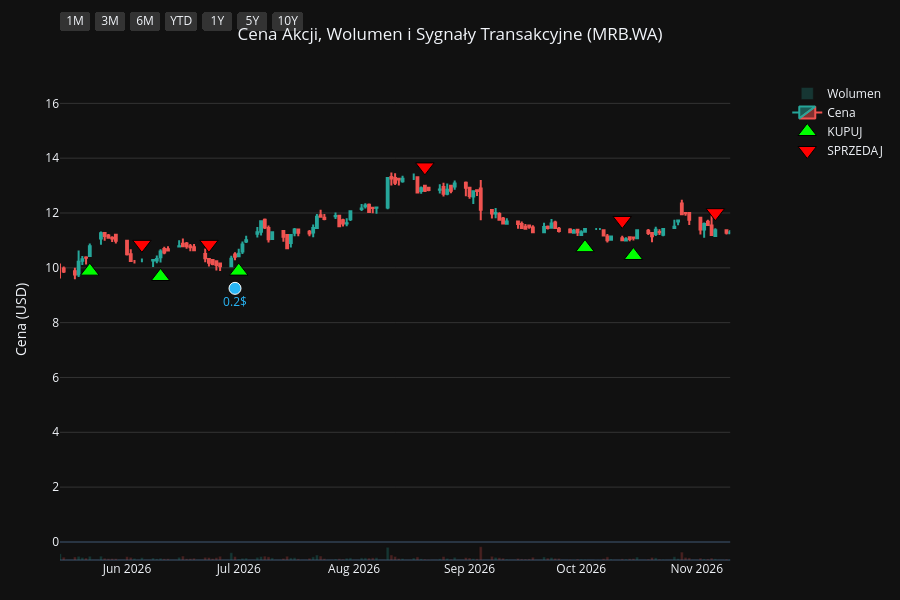
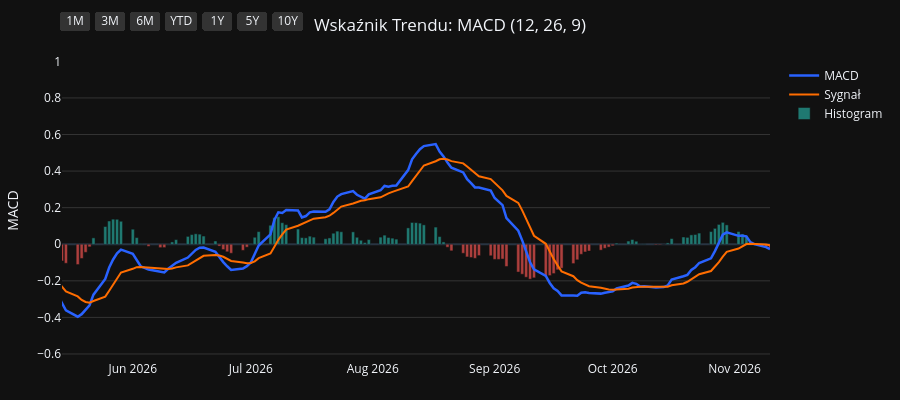
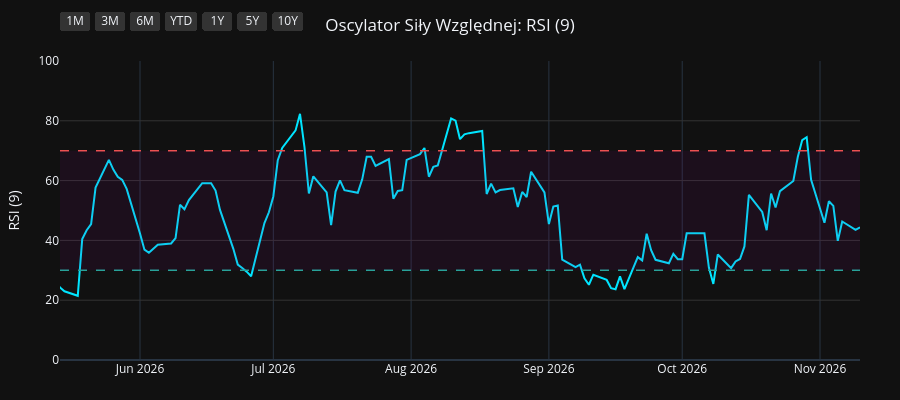
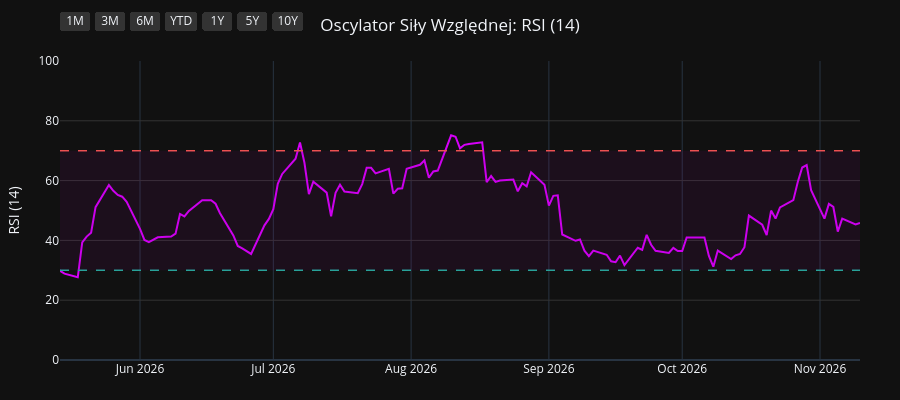

The code cell stored with these charts, in order, in its notebook:
### Code cell
import os
import yfinance as yf
import pandas as pd
import pandas_ta as ta
import plotly.graph_objects as go
from plotly.subplots import make_subplots

# 1. Pobranie i przygotowanie danych
symbol = os.environ.get("STOCK_TICKER", "").strip().upper()
if not symbol:
    raise RuntimeError("Set STOCK_TICKER before running price_extractor.ipynb")
df = yf.Ticker(symbol).history(period="10y")
df.index = df.index.tz_localize(None)

# Wskaźniki i sygnały
df.ta.macd(fast=12, slow=26, signal=9, append=True)
df.ta.rsi(length=9, append=True)
df.ta.rsi(length=14, append=True)
df.ta.rsi(length=21, append=True)
df.dropna(inplace=True)

macd = df['MACD_12_26_9']
signal = df['MACDs_12_26_9']
wczorajszy_macd = macd.shift(1)
wczorajszy_signal = signal.shift(1)

df['Decyzja'] = 'BRAK'
df.loc[(macd > signal) & (wczorajszy_macd <= wczorajszy_signal), 'Decyzja'] = 'KUPUJ'
df.loc[(macd < signal) & (wczorajszy_macd >= wczorajszy_signal), 'Decyzja'] = 'SPRZEDAJ'

df_kupuj = df[df['Decyzja'] == 'KUPUJ']
df_sprzedaj = df[df['Decyzja'] == 'SPRZEDAJ']
df_dywidendy = df[df['Dividends'] > 0]
df_splity = df[df['Stock Splits'] > 0]

# Wspólna konfiguracja osi X
konfiguracja_osi_x = dict(
    type="date",
    showspikes=True, spikemode="across", spikesnap="cursor", spikedash="dot", spikecolor="#ffffff", spikethickness=1, hoverformat="%Y-%m-%d",
    rangeselector=dict(
        buttons=list([
            dict(count=1, label="1M", step="month", stepmode="backward"),
            dict(count=3, label="3M", step="month", stepmode="backward"),
            dict(count=6, label="6M", step="month", stepmode="backward"),
            dict(count=1, label="YTD", step="year", stepmode="todate"),
            dict(count=1, label="1Y", step="year", stepmode="backward"),
            dict(count=5, label="5Y", step="year", stepmode="backward"),
            dict(step="all", label="10Y")
        ]),
        bgcolor="#333333", activecolor="#2962ff", x=0, y=1.1
    )
)

# ==========================================
# WYKRES 1: CENA + WOLUMEN + SYGNAŁY
# ==========================================
fig1 = make_subplots(specs=[[{"secondary_y": True}]])

kolory_wolumenu = ['#26a69a' if row['Close'] >= row['Open'] else '#ef5350' for index, row in df.iterrows()]
fig1.add_trace(go.Bar(x=df.index, y=df['Volume'], marker_color=kolory_wolumenu, opacity=0.25, name='Wolumen'), secondary_y=True)
fig1.add_trace(go.Candlestick(x=df.index, open=df['Open'], high=df['High'], low=df['Low'], close=df['Close'], name='Cena', increasing_line_color='#26a69a', decreasing_line_color='#ef5350'), secondary_y=False)
fig1.add_trace(go.Scatter(x=df_kupuj.index, y=df_kupuj['Low'] * 0.95, customdata=df_kupuj[['Low', 'High']], mode='markers', marker=dict(symbol='triangle-up', size=16, color='#00ff00', line=dict(width=1, color='black')), name='KUPUJ', hovertemplate='KUPUJ<br>Najniższa: %{customdata[0]:.2f}<br>Najwyższa: %{customdata[1]:.2f}<extra></extra>'), secondary_y=False)
fig1.add_trace(go.Scatter(x=df_sprzedaj.index, y=df_sprzedaj['High'] * 1.05, customdata=df_sprzedaj[['Low', 'High']], mode='markers', marker=dict(symbol='triangle-down', size=16, color='#ff0000', line=dict(width=1, color='black')), name='SPRZEDAJ', hovertemplate='SPRZEDAJ<br>Najniższa: %{customdata[0]:.2f}<br>Najwyższa: %{customdata[1]:.2f}<extra></extra>'), secondary_y=False)

if not df_dywidendy.empty:
    fig1.add_trace(go.Scatter(x=df_dywidendy.index, y=df_dywidendy['Low'] * 0.90, mode='markers+text', marker=dict(symbol='circle', size=12, color='#29b6f6', line=dict(width=1, color='white')), text=df_dywidendy['Dividends'].apply(lambda x: f"{x}$"), textposition="bottom center", name='Dywidenda', showlegend=False, hovertemplate='Dywidenda: %{text}<extra></extra>', textfont=dict(color="#29b6f6")), secondary_y=False)
if not df_splity.empty:
                    fig1.add_trace(go.Scatter(x=df_splity.index, y=df_splity['High'], mode='markers+text', marker=dict(symbol='star', size=16, color='#ffee58', line=dict(width=1, color='black')), text=df_splity['Stock Splits'].apply(lambda x: f"{x:g}:1" if x >= 1 else f"1:{1 / x:g}"), textposition="top center", name='Split', hovertemplate='%{text}<extra></extra>', textfont=dict(color="#ffee58")), secondary_y=False)

fig1.update_layout(title=dict(text=f"Cena Akcji, Wolumen i Sygnały Transakcyjne ({symbol})", x=0.5, xanchor='center'), dragmode='pan', xaxis_rangeslider_visible=False, template='plotly_dark', height=600, hovermode='x unified', margin=dict(l=60, r=40, t=60, b=40))
fig1.update_xaxes(**konfiguracja_osi_x)
fig1.update_xaxes(range=[df.index.max() - pd.Timedelta(days=180), df.index.max()])
fig1.update_yaxes(title_text="Cena (USD)", secondary_y=False, gridcolor='#333333')
fig1.update_yaxes(range=[0, df['Volume'].max() * 4], showgrid=False, showticklabels=False, secondary_y=True)
fig1.show(config={'scrollZoom': True})

# ==========================================
# WYKRES 2: WSKAŹNIK MACD
# ==========================================
fig2 = go.Figure()
fig2.add_trace(go.Scatter(x=df.index, y=df['MACD_12_26_9'], line=dict(color='#2962ff', width=2.5), name='MACD'))
fig2.add_trace(go.Scatter(x=df.index, y=df['MACDs_12_26_9'], line=dict(color='#ff6d00', width=2), name='Sygnał'))
kolory_macd = ['#26a69a' if val >= 0 else '#ef5350' for val in df['MACDh_12_26_9']]
fig2.add_trace(go.Bar(x=df.index, y=df['MACDh_12_26_9'], marker_color=kolory_macd, name='Histogram', opacity=0.7))
fig2.update_layout(title=dict(text="Wskaźnik Trendu: MACD (12, 26, 9)", x=0.5, xanchor='center'), dragmode='pan', xaxis_rangeslider_visible=False, template='plotly_dark', height=400, hovermode='x unified', margin=dict(l=60, r=40, t=60, b=40))
fig2.update_xaxes(**konfiguracja_osi_x)
fig2.update_xaxes(range=[df.index.max() - pd.Timedelta(days=180), df.index.max()])
fig2.update_yaxes(title_text="MACD", gridcolor='#333333')
fig2.show(config={'scrollZoom': True})

# ==========================================
# WYKRES 3: OSCYLATOR RSI (9)
# ==========================================
fig3 = go.Figure()
fig3.add_trace(go.Scatter(x=df.index, y=df['RSI_9'], line=dict(color='#00e5ff', width=2), name='RSI (9)'))
fig3.add_hline(y=70, line_dash="dash", line_color="#ef5350", line_width=1.5)
fig3.add_hline(y=30, line_dash="dash", line_color="#26a69a", line_width=1.5)
fig3.add_hrect(y0=30, y1=70, line_width=0, fillcolor="purple", opacity=0.1)
fig3.update_layout(title=dict(text="Oscylator Siły Względnej: RSI (9)", x=0.5, xanchor='center'), dragmode='pan', xaxis_rangeslider_visible=False, template='plotly_dark', height=400, hovermode='x unified', margin=dict(l=60, r=40, t=60, b=40))
fig3.update_xaxes(**konfiguracja_osi_x)
fig3.update_xaxes(range=[df.index.max() - pd.Timedelta(days=180), df.index.max()])
fig3.update_yaxes(title_text="RSI (9)", range=[0, 100], gridcolor='#333333')
fig3.show(config={'scrollZoom': True})

# ==========================================
# WYKRES 4: OSCYLATOR RSI (14)
# ==========================================
fig4 = go.Figure()
fig4.add_trace(go.Scatter(x=df.index, y=df['RSI_14'], line=dict(color='#d500f9', width=2), name='RSI (14)'))
fig4.add_hline(y=70, line_dash="dash", line_color="#ef5350", line_width=1.5)
fig4.add_hline(y=30, line_dash="dash", line_color="#26a69a", line_width=1.5)
fig4.add_hrect(y0=30, y1=70, line_width=0, fillcolor="purple", opacity=0.1)
fig4.update_layout(title=dict(text="Oscylator Siły Względnej: RSI (14)", x=0.5, xanchor='center'), dragmode='pan', xaxis_rangeslider_visible=False, template='plotly_dark', height=400, hovermode='x unified', margin=dict(l=60, r=40, t=60, b=40))
fig4.update_xaxes(**konfiguracja_osi_x)
fig4.update_xaxes(range=[df.index.max() - pd.Timedelta(days=180), df.index.max()])
fig4.update_yaxes(title_text="RSI (14)", range=[0, 100], gridcolor='#333333')
fig4.show(config={'scrollZoom': True})

# ==========================================
# WYKRES 5: OSCYLATOR RSI (21)
# ==========================================
fig5 = go.Figure()
fig5.add_trace(go.Scatter(x=df.index, y=df['RSI_21'], line=dict(color='#64dd17', width=2), name='RSI (21)'))
fig5.add_hline(y=70, line_dash="dash", line_color="#ef5350", line_width=1.5)
fig5.add_hline(y=30, line_dash="dash", line_color="#26a69a", line_width=1.5)
fig5.add_hrect(y0=30, y1=70, line_width=0, fillcolor="purple", opacity=0.1)
fig5.update_layout(title=dict(text="Oscylator Siły Względnej: RSI (21)", x=0.5, xanchor='center'), dragmode='pan', xaxis_rangeslider_visible=False, template='plotly_dark', height=400, hovermode='x unified', margin=dict(l=60, r=40, t=60, b=40))
fig5.update_xaxes(**konfiguracja_osi_x)
fig5.update_xaxes(range=[df.index.max() - pd.Timedelta(days=180), df.index.max()])
fig5.update_yaxes(title_text="RSI (21)", range=[0, 100], gridcolor='#333333')
fig5.show(config={'scrollZoom': True})

### Figure 1 — Plotly figure (JSON) as saved in the notebook; plotly's stock layout.template omitted (floating-point values rounded to 4 significant figures; data arrays with more than 128 entries replaced by an {"elided": "..."} marker saying what was removed)
{"data": [{"marker": {"color": {"elided": "2506 str values"}}, "name": "Wolumen", "opacity": 0.25, "type": "bar", "x": {"elided": "2506 str values"}, "xaxis": "x", "y": {"elided": "2506 int values"}, "yaxis": "y2"}, {"close": {"elided": "2506 float values"}, "decreasing": {"line": {"color": "#ef5350"}}, "high": {"elided": "2506 float values"}, "increasing": {"line": {"color": "#26a69a"}}, "low": {"elided": "2506 float values"}, "name": "Cena", "open": {"elided": "2506 float values"}, "type": "candlestick", "x": {"elided": "2506 str values"}, "xaxis": "x", "yaxis": "y"}, {"customdata": {"elided": "91x2 float values"}, "hovertemplate": "KUPUJ<br>Najniższa: %{customdata[0]:.2f}<br>Najwyższa: %{customdata[1]:.2f}<extra></extra>", "marker": {"color": "#00ff00", "line": {"color": "black", "width": 1}, "size": 16, "symbol": "triangle-up"}, "mode": "markers", "name": "KUPUJ", "type": "scatter", "x": ["2017-02-13T00:00:00", "2017-04-10T00:00:00", "2017-05-25T00:00:00", "2017-07-25T00:00:00", "2017-08-21T00:00:00", "2017-09-25T00:00:00", "2017-10-27T00:00:00", "2017-11-30T00:00:00", "2018-01-02T00:00:00", "2018-02-21T00:00:00", "2018-03-09T00:00:00", "2018-05-04T00:00:00", "2018-05-17T00:00:00", "2018-06-13T00:00:00", "2018-06-22T00:00:00", "2018-08-07T00:00:00", "2018-08-28T00:00:00", "2018-10-03T00:00:00", "2018-11-06T00:00:00", "2018-11-14T00:00:00", "2019-01-07T00:00:00", "2019-02-25T00:00:00", "2019-04-19T00:00:00", "2019-05-30T00:00:00", "2019-06-25T00:00:00", "2019-08-14T00:00:00", "2019-10-04T00:00:00", "2019-11-14T00:00:00", "2020-01-03T00:00:00", "2020-02-17T00:00:00", "2020-03-20T00:00:00", "2020-05-18T00:00:00", "2020-06-17T00:00:00", "2020-07-10T00:00:00", "2020-08-18T00:00:00", "2020-11-06T00:00:00", "2021-01-04T00:00:00", "2021-03-23T00:00:00", "2021-04-09T00:00:00", "2021-05-28T00:00:00", "2021-07-01T00:00:00", "2021-07-28T00:00:00", "2021-08-11T00:00:00", "2021-10-01T00:00:00", "2021-11-18T00:00:00", "2022-01-03T00:00:00", "2022-02-09T00:00:00", "2022-03-18T00:00:00", "2022-05-12T00:00:00", "2022-06-21T00:00:00", "2022-07-11T00:00:00", "2022-07-18T00:00:00", "2022-09-20T00:00:00", "2022-10-25T00:00:00", "2022-12-14T00:00:00", "2023-01-03T00:00:00", "2023-03-06T00:00:00", "2023-04-24T00:00:00", "2023-04-27T00:00:00", "2023-06-19T00:00:00", "2023-09-05T00:00:00", "2023-10-05T00:00:00", "2023-11-17T00:00:00", "2023-12-22T00:00:00", "2024-01-16T00:00:00", "2024-02-02T00:00:00", "2024-03-14T00:00:00", "2024-04-26T00:00:00", "2024-06-14T00:00:00", "2024-08-29T00:00:00", "2024-09-17T00:00:00", "2024-10-24T00:00:00", "2024-11-07T00:00:00", "2024-12-13T00:00:00", "2025-01-21T00:00:00", "2025-02-06T00:00:00", "2025-03-12T00:00:00", "2025-04-17T00:00:00", "2025-06-26T00:00:00", "2025-07-31T00:00:00", "2025-08-07T00:00:00", "2025-09-29T00:00:00", "2025-10-13T00:00:00", "2025-12-22T00:00:00", "2026-02-10T00:00:00", "2026-04-01T00:00:00", "2026-05-22T00:00:00", "2026-06-10T00:00:00", "2026-07-01T00:00:00", "2026-10-02T00:00:00", "2026-10-15T00:00:00"], "xaxis": "x", "y": [0.8146, 1.254, 0.9504, 1.086, 1.062, 0.9983, 0.8945, 0.9184, 0.9184, 0.9504, 0.9584, 1.014, 1.022, 0.9264, 0.9025, 0.8705, 0.8066, 0.8306, 0.7827, 0.7507, 0.8146, 0.8066, 0.9264, 0.8505, 0.8505, 0.8266, 0.583, 0.7028, 0.8705, 0.8346, 0.6788, 0.8226, 1.106, 1.359, 1.339, 1.569, 2.783, 3.478, 3.438, 4.247, 3.883, 3.694, 3.681, 3.237, 2.888, 3.258, 3.505, 2.69, 2.719, 2.758, 2.644, 2.565, 2.973, 2.718, 3.724, 4.159, 5.024, 6.894, 6.745, 6.28, 6.2, 6.327, 7.02, 6.838, 7.239, 7.622, 9.026, 8.871, 11.21, 11.69, 10.62, 10.25, 10.05, 9.77, 10.81, 11.29, 12.56, 11.95, 12.52, 12.87, 13.11, 12.82, 12.72, 13.34, 12.37, 10.35, 9.879, 9.683, 9.88, 10.74, 10.45], "yaxis": "y"}, {"customdata": {"elided": "92x2 float values"}, "hovertemplate": "SPRZEDAJ<br>Najniższa: %{customdata[0]:.2f}<br>Najwyższa: %{customdata[1]:.2f}<extra></extra>", "marker": {"color": "#ff0000", "line": {"color": "black", "width": 1}, "size": 16, "symbol": "triangle-down"}, "mode": "markers", "name": "SPRZEDAJ", "type": "scatter", "x": ["2017-02-06T00:00:00", "2017-03-09T00:00:00", "2017-04-21T00:00:00", "2017-07-20T00:00:00", "2017-08-02T00:00:00", "2017-08-29T00:00:00", "2017-10-04T00:00:00", "2017-11-24T00:00:00", "2017-12-13T00:00:00", "2018-01-23T00:00:00", "2018-03-01T00:00:00", "2018-04-04T00:00:00", "2018-05-14T00:00:00", "2018-05-24T00:00:00", "2018-06-19T00:00:00", "2018-07-23T00:00:00", "2018-08-13T00:00:00", "2018-09-17T00:00:00", "2018-10-19T00:00:00", "2018-11-09T00:00:00", "2018-12-21T00:00:00", "2019-01-21T00:00:00", "2019-03-25T00:00:00", "2019-04-23T00:00:00", "2019-06-18T00:00:00", "2019-07-22T00:00:00", "2019-08-16T00:00:00", "2019-11-07T00:00:00", "2019-12-13T00:00:00", "2020-01-10T00:00:00", "2020-02-25T00:00:00", "2020-05-14T00:00:00", "2020-06-04T00:00:00", "2020-07-06T00:00:00", "2020-07-16T00:00:00", "2020-09-16T00:00:00", "2020-12-17T00:00:00", "2021-01-26T00:00:00", "2021-03-24T00:00:00", "2021-05-05T00:00:00", "2021-06-08T00:00:00", "2021-07-15T00:00:00", "2021-08-06T00:00:00", "2021-08-31T00:00:00", "2021-11-02T00:00:00", "2021-12-17T00:00:00", "2022-01-24T00:00:00", "2022-02-14T00:00:00", "2022-04-11T00:00:00", "2022-06-10T00:00:00", "2022-07-05T00:00:00", "2022-07-14T00:00:00", "2022-08-19T00:00:00", "2022-09-22T00:00:00", "2022-12-12T00:00:00", "2022-12-21T00:00:00", "2023-02-02T00:00:00", "2023-04-19T00:00:00", "2023-04-25T00:00:00", "2023-05-10T00:00:00", "2023-08-03T00:00:00", "2023-09-21T00:00:00", "2023-11-03T00:00:00", "2023-11-29T00:00:00", "2024-01-15T00:00:00", "2024-01-19T00:00:00", "2024-03-06T00:00:00", "2024-04-04T00:00:00", "2024-05-31T00:00:00", "2024-07-05T00:00:00", "2024-08-30T00:00:00", "2024-10-03T00:00:00", "2024-10-31T00:00:00", "2024-11-26T00:00:00", "2025-01-09T00:00:00", "2025-02-05T00:00:00", "2025-02-21T00:00:00", "2025-03-25T00:00:00", "2025-05-19T00:00:00", "2025-07-29T00:00:00", "2025-08-05T00:00:00", "2025-08-27T00:00:00", "2025-10-06T00:00:00", "2025-12-03T00:00:00", "2026-01-13T00:00:00", "2026-03-03T00:00:00", "2026-04-27T00:00:00", "2026-06-05T00:00:00", "2026-06-23T00:00:00", "2026-08-20T00:00:00", "2026-10-12T00:00:00", "2026-11-06T00:00:00"], "xaxis": "x", "y": [0.9004, 1.439, 1.456, 1.165, 1.218, 1.174, 1.103, 1.015, 1.033, 1.103, 1.077, 1.236, 1.148, 1.174, 0.9975, 1.033, 0.971, 0.9357, 0.918, 0.8562, 0.9357, 0.9445, 1.013, 1.006, 0.9489, 0.9621, 0.9313, 0.7697, 0.918, 1.006, 0.8871, 0.918, 1.134, 1.413, 1.52, 2.164, 2.852, 3.916, 3.898, 4.568, 4.774, 4.255, 4.101, 4.264, 3.528, 3.592, 3.928, 3.773, 3.364, 3.069, 3.004, 2.932, 3.422, 3.286, 4.174, 4.407, 5.65, 7.436, 7.814, 8.338, 7.961, 7.023, 7.83, 8.142, 8.182, 8.414, 9.472, 10.94, 11.71, 14.66, 13.27, 12.27, 11.41, 11.35, 11.6, 12.82, 13.83, 14.68, 15.34, 14.6, 14.77, 15.65, 14.05, 14.92, 15.43, 13.39, 12.13, 10.86, 10.86, 13.68, 11.73, 12.01], "yaxis": "y"}, {"hovertemplate": "Dywidenda: %{text}<extra></extra>", "marker": {"color": "#29b6f6", "line": {"color": "white", "width": 1}, "size": 12, "symbol": "circle"}, "mode": "markers+text", "name": "Dywidenda", "showlegend": false, "text": ["0.02$", "0.08$", "0.2$", "0.26$", "0.21$", "0.1$", "0.2$"], "textfont": {"color": "#29b6f6"}, "textposition": "bottom center", "type": "scatter", "x": ["2020-07-06T00:00:00", "2021-06-30T00:00:00", "2022-06-17T00:00:00", "2023-06-23T00:00:00", "2024-06-26T00:00:00", "2025-06-30T00:00:00", "2026-06-30T00:00:00"], "xaxis": "x", "y": [1.165, 3.671, 2.413, 5.925, 12.13, 12.04, 9.252], "yaxis": "y"}], "layout": {"dragmode": "pan", "height": 600, "hovermode": "x unified", "margin": {"b": 40, "l": 60, "r": 40, "t": 60}, "title": {"text": "Cena Akcji, Wolumen i Sygnały Transakcyjne (MRB.WA)", "x": 0.5, "xanchor": "center"}, "xaxis": {"anchor": "y", "domain": [0.0, 0.94], "hoverformat": "%Y-%m-%d", "range": ["2026-05-14T00:00:00", "2026-11-10T00:00:00"], "rangeselector": {"activecolor": "#2962ff", "bgcolor": "#333333", "buttons": [{"count": 1, "label": "1M", "step": "month", "stepmode": "backward"}, {"count": 3, "label": "3M", "step": "month", "stepmode": "backward"}, {"count": 6, "label": "6M", "step": "month", "stepmode": "backward"}, {"count": 1, "label": "YTD", "step": "year", "stepmode": "todate"}, {"count": 1, "label": "1Y", "step": "year", "stepmode": "backward"}, {"count": 5, "label": "5Y", "step": "year", "stepmode": "backward"}, {"label": "10Y", "step": "all"}], "x": 0, "y": 1.1}, "rangeslider": {"visible": false}, "showspikes": true, "spikecolor": "#ffffff", "spikedash": "dot", "spikemode": "across", "spikesnap": "cursor", "spikethickness": 1, "type": "date"}, "yaxis": {"anchor": "x", "domain": [0.0, 1.0], "gridcolor": "#333333", "title": {"text": "Cena (USD)"}}, "yaxis2": {"anchor": "x", "overlaying": "y", "range": [0, 28890732], "showgrid": false, "showticklabels": false, "side": "right"}}}

### Figure 2 — Plotly figure (JSON) as saved in the notebook; plotly's stock layout.template omitted (floating-point values rounded to 4 significant figures; data arrays with more than 128 entries replaced by an {"elided": "..."} marker saying what was removed)
{"data": [{"line": {"color": "#2962ff", "width": 2.5}, "name": "MACD", "type": "scatter", "x": {"elided": "2506 str values"}, "y": {"elided": "2506 float values"}}, {"line": {"color": "#ff6d00", "width": 2}, "name": "Sygnał", "type": "scatter", "x": {"elided": "2506 str values"}, "y": {"elided": "2506 float values"}}, {"marker": {"color": {"elided": "2506 str values"}}, "name": "Histogram", "opacity": 0.7, "type": "bar", "x": {"elided": "2506 str values"}, "y": {"elided": "2506 float values"}}], "layout": {"dragmode": "pan", "height": 400, "hovermode": "x unified", "margin": {"b": 40, "l": 60, "r": 40, "t": 60}, "title": {"text": "Wskaźnik Trendu: MACD (12, 26, 9)", "x": 0.5, "xanchor": "center"}, "xaxis": {"hoverformat": "%Y-%m-%d", "range": ["2026-05-14T00:00:00", "2026-11-10T00:00:00"], "rangeselector": {"activecolor": "#2962ff", "bgcolor": "#333333", "buttons": [{"count": 1, "label": "1M", "step": "month", "stepmode": "backward"}, {"count": 3, "label": "3M", "step": "month", "stepmode": "backward"}, {"count": 6, "label": "6M", "step": "month", "stepmode": "backward"}, {"count": 1, "label": "YTD", "step": "year", "stepmode": "todate"}, {"count": 1, "label": "1Y", "step": "year", "stepmode": "backward"}, {"count": 5, "label": "5Y", "step": "year", "stepmode": "backward"}, {"label": "10Y", "step": "all"}], "x": 0, "y": 1.1}, "rangeslider": {"visible": false}, "showspikes": true, "spikecolor": "#ffffff", "spikedash": "dot", "spikemode": "across", "spikesnap": "cursor", "spikethickness": 1, "type": "date"}, "yaxis": {"gridcolor": "#333333", "title": {"text": "MACD"}}}}

### Figure 3 — Plotly figure (JSON) as saved in the notebook; plotly's stock layout.template omitted (floating-point values rounded to 4 significant figures; data arrays with more than 128 entries replaced by an {"elided": "..."} marker saying what was removed)
{"data": [{"line": {"color": "#00e5ff", "width": 2}, "name": "RSI (9)", "type": "scatter", "x": {"elided": "2506 str values"}, "y": {"elided": "2506 float values"}}], "layout": {"dragmode": "pan", "height": 400, "hovermode": "x unified", "margin": {"b": 40, "l": 60, "r": 40, "t": 60}, "shapes": [{"line": {"color": "#ef5350", "dash": "dash", "width": 1.5}, "type": "line", "x0": 0, "x1": 1, "xref": "x domain", "y0": 70, "y1": 70, "yref": "y"}, {"line": {"color": "#26a69a", "dash": "dash", "width": 1.5}, "type": "line", "x0": 0, "x1": 1, "xref": "x domain", "y0": 30, "y1": 30, "yref": "y"}, {"fillcolor": "purple", "line": {"width": 0}, "opacity": 0.1, "type": "rect", "x0": 0, "x1": 1, "xref": "x domain", "y0": 30, "y1": 70, "yref": "y"}], "title": {"text": "Oscylator Siły Względnej: RSI (9)", "x": 0.5, "xanchor": "center"}, "xaxis": {"hoverformat": "%Y-%m-%d", "range": ["2026-05-14T00:00:00", "2026-11-10T00:00:00"], "rangeselector": {"activecolor": "#2962ff", "bgcolor": "#333333", "buttons": [{"count": 1, "label": "1M", "step": "month", "stepmode": "backward"}, {"count": 3, "label": "3M", "step": "month", "stepmode": "backward"}, {"count": 6, "label": "6M", "step": "month", "stepmode": "backward"}, {"count": 1, "label": "YTD", "step": "year", "stepmode": "todate"}, {"count": 1, "label": "1Y", "step": "year", "stepmode": "backward"}, {"count": 5, "label": "5Y", "step": "year", "stepmode": "backward"}, {"label": "10Y", "step": "all"}], "x": 0, "y": 1.1}, "rangeslider": {"visible": false}, "showspikes": true, "spikecolor": "#ffffff", "spikedash": "dot", "spikemode": "across", "spikesnap": "cursor", "spikethickness": 1, "type": "date"}, "yaxis": {"gridcolor": "#333333", "range": [0, 100], "title": {"text": "RSI (9)"}}}}

### Figure 4 — Plotly figure (JSON) as saved in the notebook; plotly's stock layout.template omitted (floating-point values rounded to 4 significant figures; data arrays with more than 128 entries replaced by an {"elided": "..."} marker saying what was removed)
{"data": [{"line": {"color": "#d500f9", "width": 2}, "name": "RSI (14)", "type": "scatter", "x": {"elided": "2506 str values"}, "y": {"elided": "2506 float values"}}], "layout": {"dragmode": "pan", "height": 400, "hovermode": "x unified", "margin": {"b": 40, "l": 60, "r": 40, "t": 60}, "shapes": [{"line": {"color": "#ef5350", "dash": "dash", "width": 1.5}, "type": "line", "x0": 0, "x1": 1, "xref": "x domain", "y0": 70, "y1": 70, "yref": "y"}, {"line": {"color": "#26a69a", "dash": "dash", "width": 1.5}, "type": "line", "x0": 0, "x1": 1, "xref": "x domain", "y0": 30, "y1": 30, "yref": "y"}, {"fillcolor": "purple", "line": {"width": 0}, "opacity": 0.1, "type": "rect", "x0": 0, "x1": 1, "xref": "x domain", "y0": 30, "y1": 70, "yref": "y"}], "title": {"text": "Oscylator Siły Względnej: RSI (14)", "x": 0.5, "xanchor": "center"}, "xaxis": {"hoverformat": "%Y-%m-%d", "range": ["2026-05-14T00:00:00", "2026-11-10T00:00:00"], "rangeselector": {"activecolor": "#2962ff", "bgcolor": "#333333", "buttons": [{"count": 1, "label": "1M", "step": "month", "stepmode": "backward"}, {"count": 3, "label": "3M", "step": "month", "stepmode": "backward"}, {"count": 6, "label": "6M", "step": "month", "stepmode": "backward"}, {"count": 1, "label": "YTD", "step": "year", "stepmode": "todate"}, {"count": 1, "label": "1Y", "step": "year", "stepmode": "backward"}, {"count": 5, "label": "5Y", "step": "year", "stepmode": "backward"}, {"label": "10Y", "step": "all"}], "x": 0, "y": 1.1}, "rangeslider": {"visible": false}, "showspikes": true, "spikecolor": "#ffffff", "spikedash": "dot", "spikemode": "across", "spikesnap": "cursor", "spikethickness": 1, "type": "date"}, "yaxis": {"gridcolor": "#333333", "range": [0, 100], "title": {"text": "RSI (14)"}}}}
